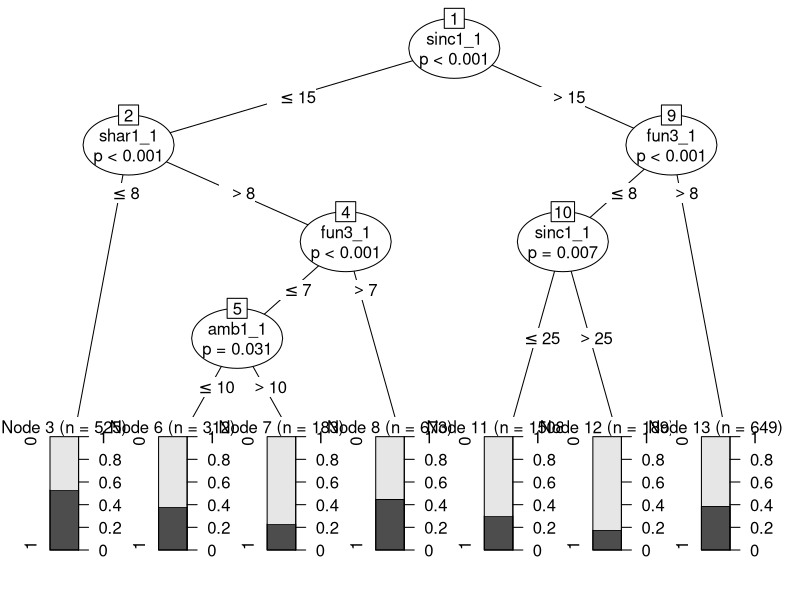
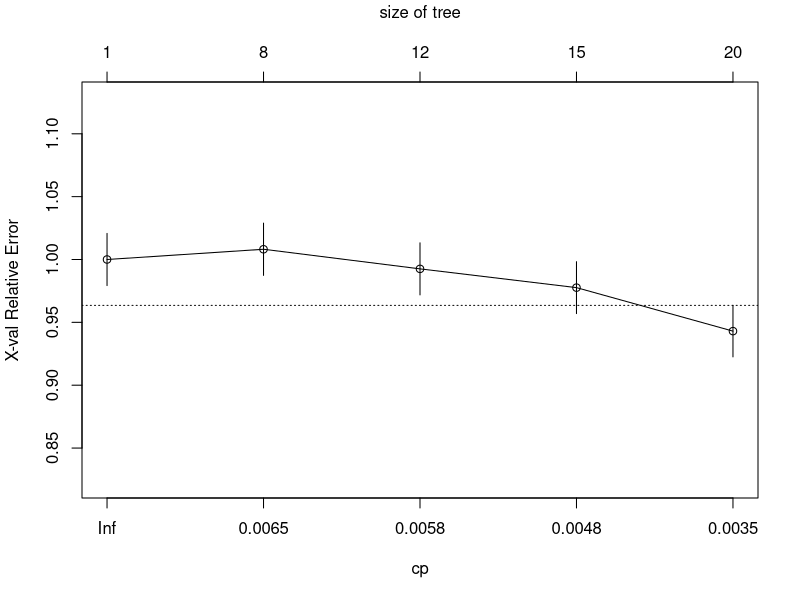
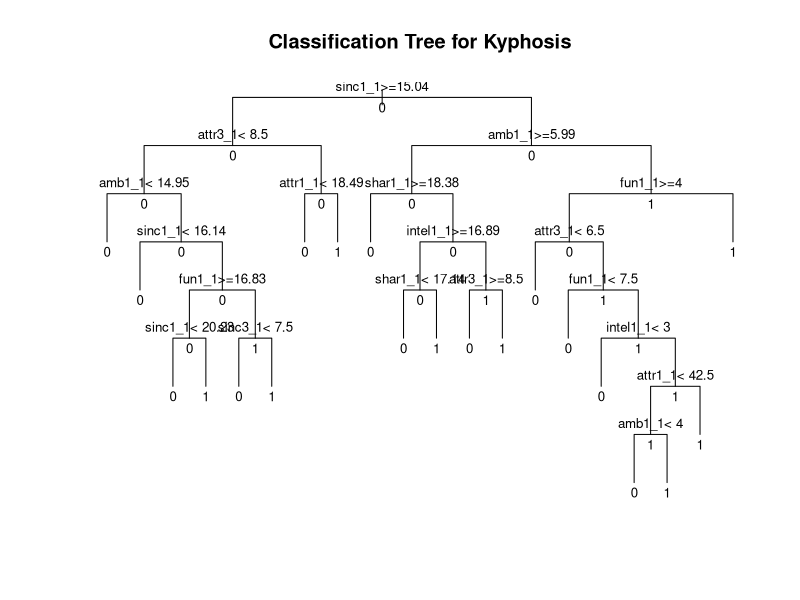
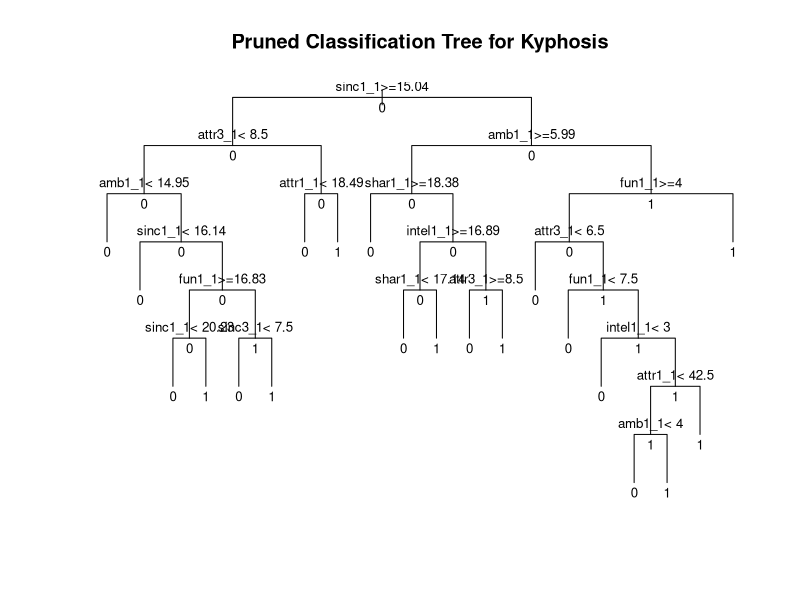

The R script that drew these images, in order:
library(rpart)
library(party)

mydata_male=read.csv("male_female.csv")
mydata_female=read.csv("female_male.csv")
# grow tree
mydata_male=mydata_male[3:25]
mydata_female=mydata_female[3:25]

fit <- rpart(as.factor(dec_o) ~ attr1_1 + sinc1_1	+ intel1_1 + fun1_1 + amb1_1 + shar1_1 + attr3_1 + sinc3_1 + fun3_1 + intel3_1 + amb3_1 + attr1_1 +	sinc1_1 + intel1_1 + fun1_1 + amb1_1 + shar1_1 + attr3_1 + sinc3_1 + fun3_1 + intel3_1 + amb3_1,method="class", data=mydata_male,control=rpart.control(cp=0.003))

output.tree <- ctree(
  as.factor(dec_o) ~ attr1_1 + sinc1_1	+ intel1_1 + fun1_1 + amb1_1 + shar1_1 + attr3_1 + sinc3_1 + fun3_1 + intel3_1 + amb3_1 + attr1_1 +	sinc1_1 + intel1_1 + fun1_1 + amb1_1 + shar1_1 + attr3_1 + sinc3_1 + fun3_1 + intel3_1 + amb3_1, 
  data = mydata_male)

plot(output.tree)
printcp(fit) # display the results
plotcp(fit) # visualize cross-validation results
summary(fit) # detailed summary of splits

# plot tree
plot(fit, uniform=TRUE,main="Classification Tree for Kyphosis")
text(fit,  all=TRUE, cex=.8)

pfit<- prune(fit, cp=fit$cptable[which.min(fit$cptable[,"xerror"]),"CP"])
plot(pfit, uniform=TRUE,main="Pruned Classification Tree for Kyphosis")
text(pfit, all=TRUE, cex=.8)
